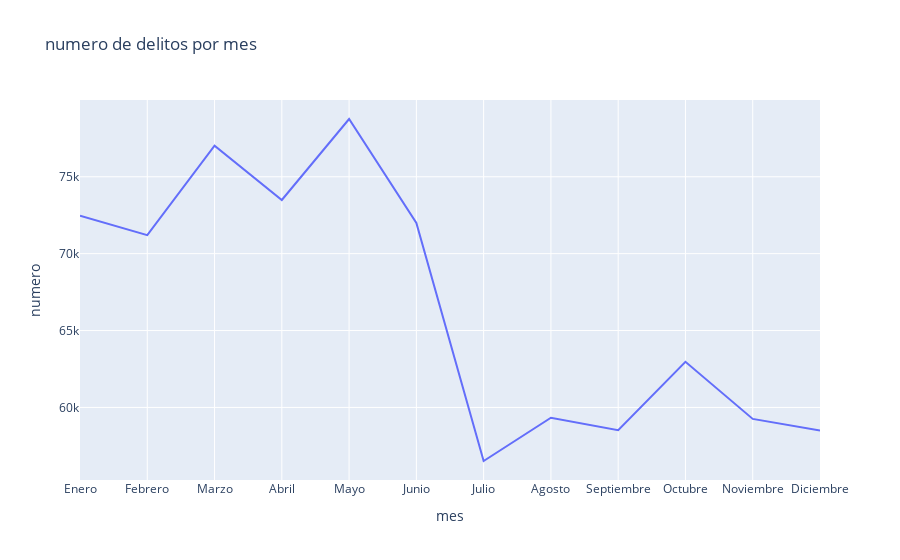

Notebook code for this chart:
### Code cell
import plotly.express as px

df_x = meses_ordenados
fig = px.line(df_x, x="mes", y="numero", title='numero de delitos por mes')
fig.show()

### Figure 1 — Plotly figure (JSON) as saved in the notebook; plotly's stock layout.template omitted (floating-point values rounded to 4 significant figures)
{"data": [{"hovertemplate": "mes=%{x}<br>numero=%{y}<extra></extra>", "legendgroup": "", "line": {"color": "#636efa", "dash": "solid"}, "mode": "lines", "name": "", "orientation": "v", "showlegend": false, "type": "scatter", "x": ["Enero", "Febrero", "Marzo", "Abril", "Mayo", "Junio", "Julio", "Agosto", "Septiembre", "Octubre", "Noviembre", "Diciembre"], "xaxis": "x", "y": [72462, 71203, 77024, 73488, 78756, 71995, 56517, 59329, 58521, 62970, 59255, 58501], "yaxis": "y"}], "layout": {"legend": {"tracegroupgap": 0}, "title": {"text": "numero de delitos por mes"}, "xaxis": {"anchor": "y", "domain": [0, 1], "title": {"text": "mes"}}, "yaxis": {"anchor": "x", "domain": [0, 1], "title": {"text": "numero"}}}}
